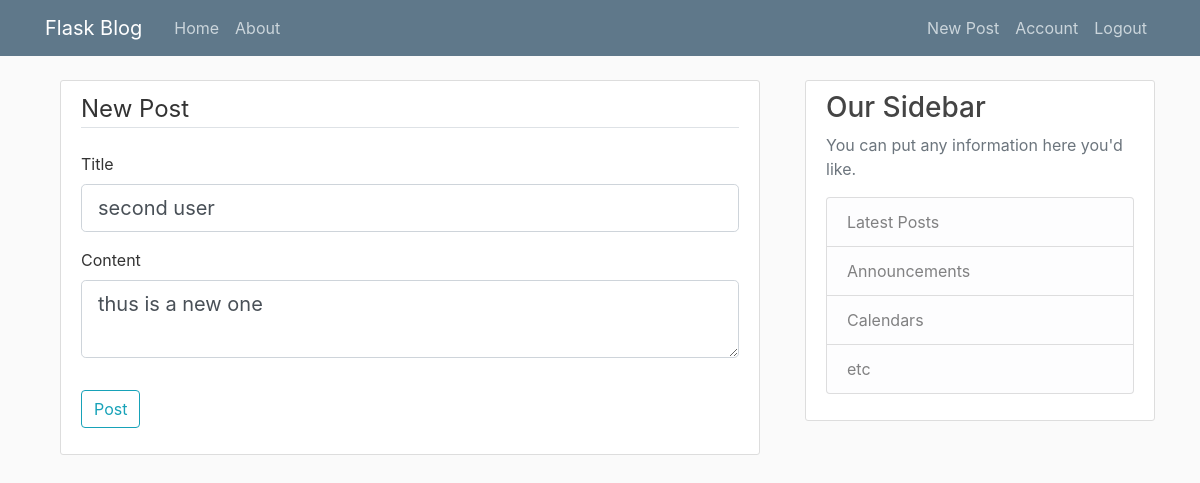
The app's page /post/3/update (signed in), older data.
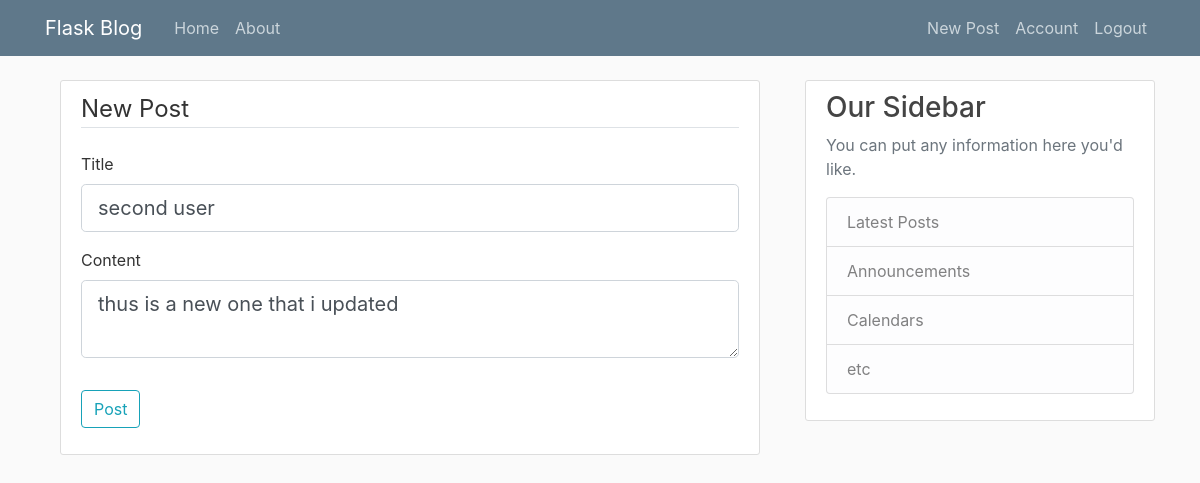
The same page, newer data.
### flaskblog/models.py (models this page shows, shortened)
class Post(db.Model):
    id = db.Column(db.Integer, primary_key = True)
    title = db.Column(db.String(100), nullable=False)
    content = db.Column(db.Text, nullable=False)
    posted_date = db.Column(db.DateTime, nullable=False, default=datetime.utcnow)
    user_id = db.Column(db.Integer, db.ForeignKey('user.id'),nullable=False)
    comments = db.relationship('Comment', backref='post', lazy=True)

### flaskblog/routes.py (the view)
@app.route("/post/<int:post_id>/update", methods=['GET', 'POST'])
@login_required
def update_post(post_id):
    post = Post.query.get_or_404(post_id)
    if post.author != current_user:
        abort(403)
    form = PostForm()
    if form.validate_on_submit():
        post.title = form.title.data
        post.content = form.content.data
        db.session.commit()
        flash('Your post has been updated!', 'success')
        return redirect(url_for('post', post_id=post.id))
    elif request.method == 'GET':
        form.title.data = post.title
        form.content.data = post.content
    return render_template('create_post.html', title='Update Post',
                           form=form, legend='Update Post')

### flaskblog/forms.py
class PostForm(FlaskForm):
    title = StringField('Title', validators=[DataRequired()])
    content = TextAreaField('Content', validators=[DataRequired()])
    submit = SubmitField('Post')

### flaskblog/models.py (called while the page is built)
@login_manager.user_loader
def load_user(user_id):
    return User.query.get(int(user_id))

### flaskblog/templates/create_post.html (shortened to what this page needs)
{% extends 'layouts.html' %}
{% block content %}
  <div class="container">
    <div class="content-section">
        <form method="POST" action="">
            <fieldset class="form-group">
                <legend class="border-bottom mb-4">New Post</legend>
                <div class="form-group">
                    {{ form.title.label(class="form-control-label") }}
                    {% if form.title.errors %}
                        {{ form.title(class="form-control form-control-lg is-invalid") }}
                        <div class="invalid-feedback">
                            {% for error in form.title.errors %}
                                <span>{{ error }}</span>
                            {% endfor %}
                        </div>
                    {% else %}
                        {{ form.title(class="form-control form-control-lg") }}
                    {% endif %}
                </div>
                <div class="form-group">
                    {{ form.content.label(class="form-control-label") }}
                    {% if form.content.errors %}
                        {{ form.content(class="form-control form-control-lg is-invalid") }}
                        <div class="invalid-feedback">
                            {% for error in form.content.errors %}
                                <span>{{ error }}</span>
                            {% endfor %}
                        </div>
                    {% else %}
                        {{ form.content(class="form-control form-control-lg") }}
                    {% endif %}
                </div>
            </fieldset>
            <div class="form-group">
                {{ form.submit(class="btn btn-outline-info") }}
            </div>
        </form>
    </div>
  </div>
{% endblock content %}

Row changes from the older to the newer data that the page shows:
changed Post "second user": content "thus is a new one" → "thus is a new one that i updated"
